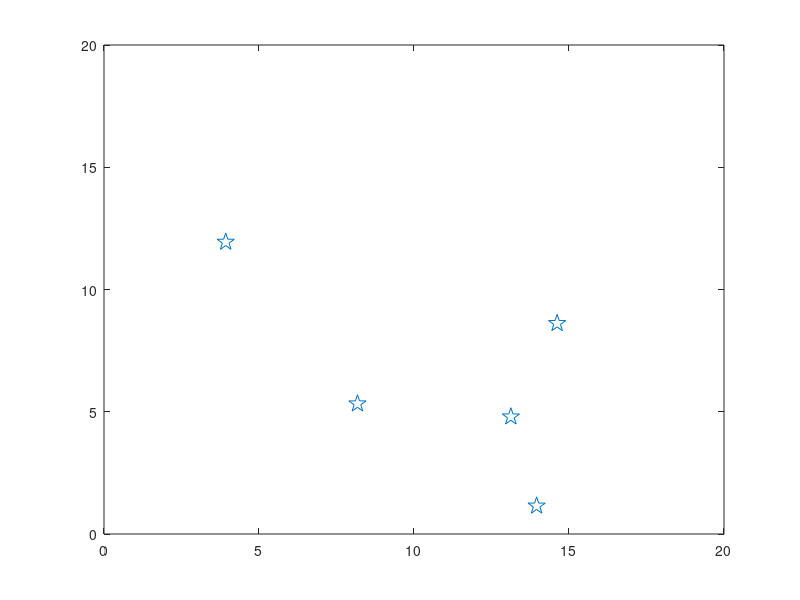

Write the MATLAB code that produced this figure.
clc
figure(1)

l = 20; #Largo de eje
r = 0.5; #Radio
C = 0;
n = 5;  #Número de particulas
p = 2;  #Número de ejes
T = 60; #Tiempo
V = 15; #Velocidad

 
 x = 10*rand(n,p)-10
  
 #Vector para velocidad 
 Vx = V*rand(n,p)-5;
 Vy = V*rand(n,p)-5; 

 dt = 0.1;
 
 for t=1:T
    for i=1:n
     x(i,1) = x(i,1)+Vx(i)*dt;
     x(i,2) = x(i,2)+Vy(i)*dt;
  
  #Condición bucle
  for q = 1:n
    for w = 1:p
      if  x(q,w) > l  
        x(q,w) -= l; 
      elseif x(q,w) < 0;  
        x(q,w)+= l; 
      endif
    endfor
   endfor 
    
   for i=1:n
    for j=(i+1):n
      dx = x(i,1)-x(j,1);
      dy = x(i,2)-x(j,2);
        #Sí distancia menor igual a diametro
        if sqrt((dx*dx)+(dy*dy)) <= 2*r   
          x(i,1) = x(i,1)-Vx(i)*dt;
          x(i,2) = x(i,2)-Vy(i)*dt; 
            for i=1:n;
              x(i,1) = x(i,1)-Vx(i)*dt;
              x(i,2) = x(i,2)-Vy(i)*dt; 
            endfor
        endif 
     endfor


    endfor
    endfor 
    plot(x(:,1),x(:,2),'op','markersize',13);
    xlim([0,l]);
    ylim([0,l]);
    hold on
    pause(dt);
    hold off
 endfor
